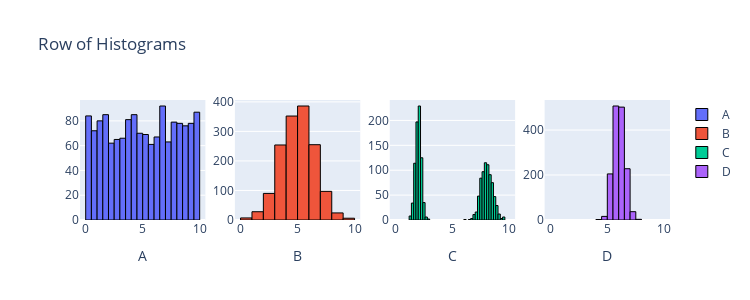

The cell this chart's notebook holds for it:
### Markdown cell above
## 4. Run the code below and look at the resulting figure of distrubutions and then answer the following questions

### Code cell
from scipy import stats
import plotly.graph_objects as go
from plotly.subplots import make_subplots
import numpy as np

n = 1500
data1 = stats.uniform.rvs(0, 10, size=n)
data2 = stats.norm.rvs(5, 1.5, size=n)
data3 = np.r_[stats.norm.rvs(2, 0.25, size=int(n/2)), stats.norm.rvs(8, 0.5, size=int(n/2))]
data4 = stats.norm.rvs(6, 0.5, size=n)

fig = make_subplots(rows=1, cols=4)

fig.add_trace(go.Histogram(x=data1, name='A', nbinsx=30, marker=dict(line=dict(color='black', width=1))), row=1, col=1)
fig.add_trace(go.Histogram(x=data2, name='B', nbinsx=15, marker=dict(line=dict(color='black', width=1))), row=1, col=2)
fig.add_trace(go.Histogram(x=data3, name='C', nbinsx=45, marker=dict(line=dict(color='black', width=1))), row=1, col=3)
fig.add_trace(go.Histogram(x=data4, name='D', nbinsx=15, marker=dict(line=dict(color='black', width=1))), row=1, col=4)

fig.update_layout(height=300, width=750, title_text="Row of Histograms")
fig.update_xaxes(title_text="A", row=1, col=1)
fig.update_xaxes(title_text="B", row=1, col=2)
fig.update_xaxes(title_text="C", row=1, col=3)
fig.update_xaxes(title_text="D", row=1, col=4)
fig.update_xaxes(range=[-0.5, 10.5])

for trace in fig.data:
    trace.xbins = dict(start=0, end=10)
    
# This code was produced by just making requests to Microsoft Copilot
# https://github.com/pointOfive/stat130chat130/blob/main/CHATLOG/wk3/COP/SLS/0001_concise_makeAplotV1.md

fig.show(renderer="png") # USE `fig.show(renderer="png")` FOR ALL GitHub and MarkUs SUBMISSIONS

### Figure 1 — Plotly figure (JSON) as saved in the notebook; plotly's stock layout.template omitted (floating-point values rounded to 4 significant figures; data arrays with more than 128 entries replaced by an {"elided": "..."} marker saying what was removed)
{"data": [{"marker": {"line": {"color": "black", "width": 1}}, "name": "A", "nbinsx": 30, "type": "histogram", "x": {"elided": "1500 float values"}, "xaxis": "x", "xbins": {"end": 10, "start": 0}, "yaxis": "y"}, {"marker": {"line": {"color": "black", "width": 1}}, "name": "B", "nbinsx": 15, "type": "histogram", "x": {"elided": "1500 float values"}, "xaxis": "x2", "xbins": {"end": 10, "start": 0}, "yaxis": "y2"}, {"marker": {"line": {"color": "black", "width": 1}}, "name": "C", "nbinsx": 45, "type": "histogram", "x": {"elided": "1500 float values"}, "xaxis": "x3", "xbins": {"end": 10, "start": 0}, "yaxis": "y3"}, {"marker": {"line": {"color": "black", "width": 1}}, "name": "D", "nbinsx": 15, "type": "histogram", "x": {"elided": "1500 float values"}, "xaxis": "x4", "xbins": {"end": 10, "start": 0}, "yaxis": "y4"}], "layout": {"height": 300, "title": {"text": "Row of Histograms"}, "width": 750, "xaxis": {"anchor": "y", "domain": [0, 0.2125], "range": [-0.5, 10.5], "title": {"text": "A"}}, "xaxis2": {"anchor": "y2", "domain": [0.2625, 0.475], "range": [-0.5, 10.5], "title": {"text": "B"}}, "xaxis3": {"anchor": "y3", "domain": [0.525, 0.7375], "range": [-0.5, 10.5], "title": {"text": "C"}}, "xaxis4": {"anchor": "y4", "domain": [0.7875, 1], "range": [-0.5, 10.5], "title": {"text": "D"}}, "yaxis": {"anchor": "x", "domain": [0, 1]}, "yaxis2": {"anchor": "x2", "domain": [0, 1]}, "yaxis3": {"anchor": "x3", "domain": [0, 1]}, "yaxis4": {"anchor": "x4", "domain": [0, 1]}}}
